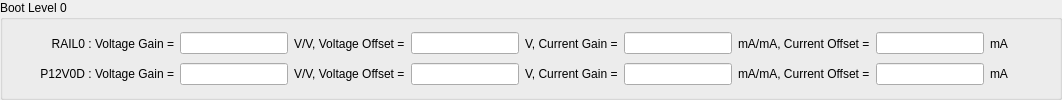
            <widget class="QGroupBox" name="groupBox">
             <property name="title">
              <string>Boot Level 0</string>
             </property>
             <layout class="QVBoxLayout" name="verticalLayout_8">
              <item>
               <layout class="QHBoxLayout" name="horizontalLayout_6">
                <item>
                 <widget class="QLabel" name="RAIL0_Label">
                  <property name="sizePolicy">
                   <sizepolicy hsizetype="Fixed" vsizetype="Fixed">
                    <horstretch>0</horstretch>
                    <verstretch>0</verstretch>
                   </sizepolicy>
                  </property>
                  <property name="minimumSize">
                   <size>
                    <width>160</width>
                    <height>21</height>
                   </size>
                  </property>
                  <property name="maximumSize">
                   <size>
                    <width>160</width>
                    <height>21</height>
                   </size>
                  </property>
                  <property name="text">
                   <string>RAIL0 : Voltage Gain =</string>
                  </property>
                  <property name="alignment">
                   <set>Qt::AlignRight|Qt::AlignTrailing|Qt::AlignVCenter</set>
                  </property>
                 </widget>
                </item>
                <item>
                 <widget class="QLineEdit" name="lineEdit"/>
                </item>
                <item>
                 <widget class="QLabel" name="label_2">
                  <property name="sizePolicy">
                   <sizepolicy hsizetype="MinimumExpanding" vsizetype="Preferred">
                    <horstretch>0</horstretch>
                    <verstretch>0</verstretch>
                   </sizepolicy>
                  </property>
                  <property name="text">
                   <string>V/V, Voltage Offset =</string>
                  </property>
                 </widget>
                </item>
                <item>
                 <widget class="QLineEdit" name="lineEdit_2"/>
                </item>
                <item>
                 <widget class="QLabel" name="label_3">
                  <property name="sizePolicy">
                   <sizepolicy hsizetype="MinimumExpanding" vsizetype="Preferred">
                    <horstretch>0</horstretch>
                    <verstretch>0</verstretch>
                   </sizepolicy>
                  </property>
                  <property name="text">
                   <string>V, Current Gain =</string>
                  </property>
                 </widget>
                </item>
                <item>
                 <widget class="QLineEdit" name="lineEdit_3"/>
                </item>
                <item>
                 <widget class="QLabel" name="label_4">
                  <property name="sizePolicy">
                   <sizepolicy hsizetype="MinimumExpanding" vsizetype="Preferred">
                    <horstretch>0</horstretch>
                    <verstretch>0</verstretch>
                   </sizepolicy>
                  </property>
                  <property name="text">
                   <string>mA/mA, Current Offset =</string>
                  </property>
                 </widget>
                </item>
                <item>
                 <widget class="QLineEdit" name="lineEdit_4"/>
                </item>
                <item>
                 <widget class="QLabel" name="label_5">
                  <property name="sizePolicy">
                   <sizepolicy hsizetype="MinimumExpanding" vsizetype="Preferred">
                    <horstretch>0</horstretch>
                    <verstretch>0</verstretch>
                   </sizepolicy>
                  </property>
                  <property name="text">
                   <string>mA</string>
                  </property>
                 </widget>
                </item>
                <item>
                 <spacer name="horizontalSpacer_4">
                  <property name="orientation">
                   <enum>Qt::Horizontal</enum>
                  </property>
                  <property name="sizeHint" stdset="0">
                   <size>
                    <width>40</width>
                    <height>20</height>
                   </size>
                  </property>
                 </spacer>
                </item>
               </layout>
              </item>
              <item>
               <layout class="QHBoxLayout" name="horizontalLayout_8">
                <item>
                 <widget class="QLabel" name="RAIL0_Label_2">
                  <property name="sizePolicy">
                   <sizepolicy hsizetype="Fixed" vsizetype="Fixed">
                    <horstretch>0</horstretch>
                    <verstretch>0</verstretch>
                   </sizepolicy>
                  </property>
                  <property name="minimumSize">
                   <size>
                    <width>160</width>
                    <height>21</height>
                   </size>
                  </property>
                  <property name="maximumSize">
                   <size>
                    <width>160</width>
                    <height>21</height>
                   </size>
                  </property>
                  <property name="text">
                   <string>P12V0D : Voltage Gain =</string>
                  </property>
                  <property name="alignment">
                   <set>Qt::AlignRight|Qt::AlignTrailing|Qt::AlignVCenter</set>
                  </property>
                 </widget>
                </item>
                <item>
                 <widget class="QLineEdit" name="lineEdit_5"/>
                </item>
                <item>
                 <widget class="QLabel" name="label_6">
                  <property name="sizePolicy">
                   <sizepolicy hsizetype="MinimumExpanding" vsizetype="Preferred">
                    <horstretch>0</horstretch>
                    <verstretch>0</verstretch>
                   </sizepolicy>
                  </property>
                  <property name="text">
                   <string>V/V, Voltage Offset =</string>
                  </property>
                 </widget>
                </item>
                <item>
                 <widget class="QLineEdit" name="lineEdit_6"/>
                </item>
                <item>
                 <widget class="QLabel" name="label_7">
                  <property name="sizePolicy">
                   <sizepolicy hsizetype="MinimumExpanding" vsizetype="Preferred">
                    <horstretch>0</horstretch>
                    <verstretch>0</verstretch>
                   </sizepolicy>
                  </property>
                  <property name="text">
                   <string>V, Current Gain =</string>
                  </property>
                 </widget>
                </item>
                <item>
                 <widget class="QLineEdit" name="lineEdit_7"/>
                </item>
                <item>
                 <widget class="QLabel" name="label_8">
                  <property name="sizePolicy">
                   <sizepolicy hsizetype="MinimumExpanding" vsizetype="Preferred">
                    <horstretch>0</horstretch>
                    <verstretch>0</verstretch>
                   </sizepolicy>
                  </property>
                  <property name="text">
                   <string>mA/mA, Current Offset =</string>
                  </property>
                 </widget>
                </item>
                <item>
                 <widget class="QLineEdit" name="lineEdit_8"/>
                </item>
                <item>
                 <widget class="QLabel" name="label_9">
                  <property name="sizePolicy">
                   <sizepolicy hsizetype="MinimumExpanding" vsizetype="Preferred">
                    <horstretch>0</horstretch>
                    <verstretch>0</verstretch>
                   </sizepolicy>
                  </property>
                  <property name="text">
                   <string>mA</string>
                  </property>
                 </widget>
                </item>
                <item>
                 <spacer name="horizontalSpacer_6">
                  <property name="orientation">
                   <enum>Qt::Horizontal</enum>
                  </property>
                  <property name="sizeHint" stdset="0">
                   <size>
                    <width>40</width>
                    <height>20</height>
                   </size>
                  </property>
                 </spacer>
                </item>
               </layout>
              </item>
             </layout>
            </widget>
